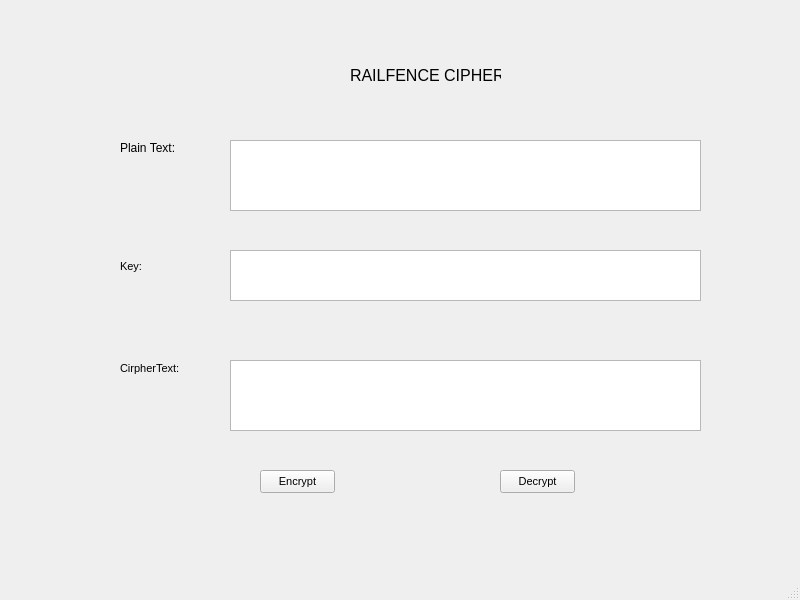
<?xml version="1.0" encoding="UTF-8"?>
<ui version="4.0">
 <class>MainWindow</class>
 <widget class="QMainWindow" name="MainWindow">
  <property name="geometry">
   <rect>
    <x>0</x>
    <y>0</y>
    <width>800</width>
    <height>600</height>
   </rect>
  </property>
  <property name="windowTitle">
   <string>MainWindow</string>
  </property>
  <widget class="QWidget" name="centralwidget">
   <widget class="QLabel" name="label">
    <property name="geometry">
     <rect>
      <x>350</x>
      <y>50</y>
      <width>151</width>
      <height>51</height>
     </rect>
    </property>
    <property name="font">
     <font>
      <pointsize>12</pointsize>
     </font>
    </property>
    <property name="text">
     <string>RAILFENCE CIPHER</string>
    </property>
   </widget>
   <widget class="QPushButton" name="encrypt_button">
    <property name="geometry">
     <rect>
      <x>260</x>
      <y>470</y>
      <width>75</width>
      <height>23</height>
     </rect>
    </property>
    <property name="font">
     <font>
      <pointsize>8</pointsize>
      <weight>50</weight>
      <bold>false</bold>
     </font>
    </property>
    <property name="text">
     <string>Encrypt</string>
    </property>
   </widget>
   <widget class="QLabel" name="label_4">
    <property name="geometry">
     <rect>
      <x>120</x>
      <y>360</y>
      <width>61</width>
      <height>16</height>
     </rect>
    </property>
    <property name="font">
     <font>
      <pointsize>8</pointsize>
      <weight>50</weight>
      <bold>false</bold>
     </font>
    </property>
    <property name="text">
     <string>CirpherText:</string>
    </property>
   </widget>
   <widget class="QPlainTextEdit" name="txt_key">
    <property name="geometry">
     <rect>
      <x>230</x>
      <y>250</y>
      <width>471</width>
      <height>51</height>
     </rect>
    </property>
   </widget>
   <widget class="QLabel" name="label_3">
    <property name="geometry">
     <rect>
      <x>120</x>
      <y>260</y>
      <width>47</width>
      <height>13</height>
     </rect>
    </property>
    <property name="font">
     <font>
      <pointsize>8</pointsize>
      <weight>50</weight>
      <bold>false</bold>
     </font>
    </property>
    <property name="text">
     <string>Key:</string>
    </property>
   </widget>
   <widget class="QPlainTextEdit" name="txt_plain_text">
    <property name="geometry">
     <rect>
      <x>230</x>
      <y>140</y>
      <width>471</width>
      <height>71</height>
     </rect>
    </property>
   </widget>
   <widget class="QPlainTextEdit" name="txt_cipher_text">
    <property name="geometry">
     <rect>
      <x>230</x>
      <y>360</y>
      <width>471</width>
      <height>71</height>
     </rect>
    </property>
   </widget>
   <widget class="QLabel" name="label_2">
    <property name="geometry">
     <rect>
      <x>120</x>
      <y>140</y>
      <width>61</width>
      <height>16</height>
     </rect>
    </property>
    <property name="font">
     <font>
      <pointsize>9</pointsize>
      <weight>50</weight>
      <bold>false</bold>
     </font>
    </property>
    <property name="text">
     <string>Plain Text:</string>
    </property>
   </widget>
   <widget class="QPushButton" name="decrypt_button">
    <property name="geometry">
     <rect>
      <x>500</x>
      <y>470</y>
      <width>75</width>
      <height>23</height>
     </rect>
    </property>
    <property name="font">
     <font>
      <pointsize>8</pointsize>
      <weight>50</weight>
      <bold>false</bold>
     </font>
    </property>
    <property name="text">
     <string>Decrypt</string>
    </property>
   </widget>
  </widget>
  <widget class="QMenuBar" name="menubar">
   <property name="geometry">
    <rect>
     <x>0</x>
     <y>0</y>
     <width>800</width>
     <height>21</height>
    </rect>
   </property>
  </widget>
  <widget class="QStatusBar" name="statusbar"/>
 </widget>
 <resources/>
 <connections/>
</ui>
